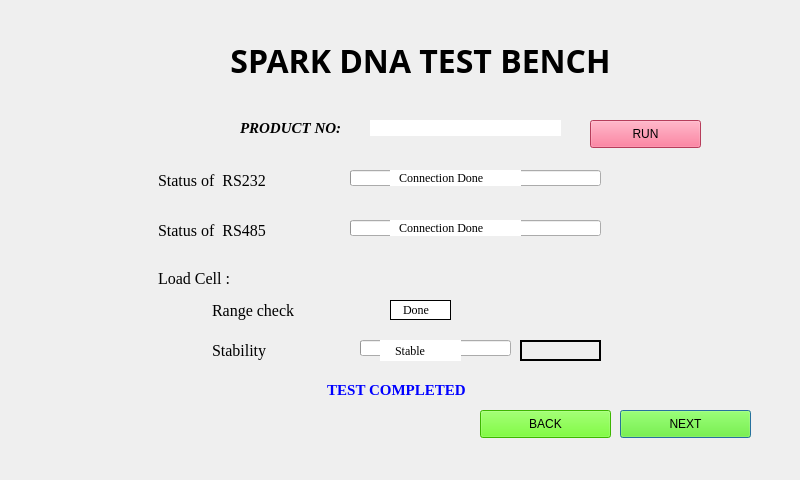
<?xml version="1.0" encoding="UTF-8"?>
<ui version="4.0">
 <class>Dialog</class>
 <widget class="QDialog" name="Dialog">
  <property name="geometry">
   <rect>
    <x>0</x>
    <y>0</y>
    <width>800</width>
    <height>480</height>
   </rect>
  </property>
  <property name="windowTitle">
   <string>Dialog</string>
  </property>
  <property name="styleSheet">
   <string notr="true"/>
  </property>
  <widget class="QLabel" name="label">
   <property name="geometry">
    <rect>
     <x>160</x>
     <y>30</y>
     <width>521</width>
     <height>61</height>
    </rect>
   </property>
   <property name="font">
    <font>
     <family>Microsoft JhengHei</family>
     <pointsize>24</pointsize>
     <weight>75</weight>
     <bold>true</bold>
    </font>
   </property>
   <property name="text">
    <string>SPARK DNA TEST BENCH</string>
   </property>
   <property name="alignment">
    <set>Qt::AlignCenter</set>
   </property>
  </widget>
  <widget class="QPushButton" name="thirdnextbutton">
   <property name="geometry">
    <rect>
     <x>620</x>
     <y>410</y>
     <width>131</width>
     <height>28</height>
    </rect>
   </property>
   <property name="autoFillBackground">
    <bool>false</bool>
   </property>
   <property name="styleSheet">
    <string notr="true">background-color: rgb(85, 255, 0);</string>
   </property>
   <property name="text">
    <string>NEXT</string>
   </property>
   <property name="checkable">
    <bool>false</bool>
   </property>
  </widget>
  <widget class="QPushButton" name="backbutton">
   <property name="geometry">
    <rect>
     <x>480</x>
     <y>410</y>
     <width>131</width>
     <height>28</height>
    </rect>
   </property>
   <property name="autoFillBackground">
    <bool>false</bool>
   </property>
   <property name="styleSheet">
    <string notr="true">background-color: rgb(85, 255, 0);</string>
   </property>
   <property name="text">
    <string>BACK</string>
   </property>
   <property name="checkable">
    <bool>false</bool>
   </property>
  </widget>
  <widget class="QPushButton" name="runbutton">
   <property name="geometry">
    <rect>
     <x>590</x>
     <y>120</y>
     <width>111</width>
     <height>28</height>
    </rect>
   </property>
   <property name="styleSheet">
    <string notr="true">background-color: rgb(255, 85, 127);</string>
   </property>
   <property name="text">
    <string>RUN</string>
   </property>
  </widget>
  <widget class="QProgressBar" name="rs232progressBar">
   <property name="geometry">
    <rect>
     <x>350</x>
     <y>170</y>
     <width>251</width>
     <height>16</height>
    </rect>
   </property>
   <property name="value">
    <number>0</number>
   </property>
  </widget>
  <widget class="QLabel" name="label_2">
   <property name="geometry">
    <rect>
     <x>130</x>
     <y>170</y>
     <width>171</width>
     <height>20</height>
    </rect>
   </property>
   <property name="font">
    <font>
     <family>Times New Roman</family>
     <pointsize>12</pointsize>
    </font>
   </property>
   <property name="styleSheet">
    <string notr="true"/>
   </property>
   <property name="text">
    <string>       Status of  RS232</string>
   </property>
  </widget>
  <widget class="QLabel" name="label_3">
   <property name="geometry">
    <rect>
     <x>130</x>
     <y>220</y>
     <width>171</width>
     <height>20</height>
    </rect>
   </property>
   <property name="font">
    <font>
     <family>Times New Roman</family>
     <pointsize>12</pointsize>
    </font>
   </property>
   <property name="cursor">
    <cursorShape>IBeamCursor</cursorShape>
   </property>
   <property name="styleSheet">
    <string notr="true"/>
   </property>
   <property name="text">
    <string>       Status of  RS485</string>
   </property>
  </widget>
  <widget class="QProgressBar" name="rs485progressBar">
   <property name="geometry">
    <rect>
     <x>350</x>
     <y>220</y>
     <width>251</width>
     <height>16</height>
    </rect>
   </property>
   <property name="value">
    <number>0</number>
   </property>
  </widget>
  <widget class="QLabel" name="resultlabel">
   <property name="geometry">
    <rect>
     <x>390</x>
     <y>300</y>
     <width>61</width>
     <height>20</height>
    </rect>
   </property>
   <property name="font">
    <font>
     <family>Times New Roman</family>
     <pointsize>9</pointsize>
    </font>
   </property>
   <property name="styleSheet">
    <string notr="true">background-color: rgb(255, 255, 255);</string>
   </property>
   <property name="frameShape">
    <enum>QFrame::Box</enum>
   </property>
   <property name="text">
    <string>   Done</string>
   </property>
  </widget>
  <widget class="QLabel" name="rs232complelabel">
   <property name="geometry">
    <rect>
     <x>390</x>
     <y>170</y>
     <width>131</width>
     <height>16</height>
    </rect>
   </property>
   <property name="font">
    <font>
     <family>Times New Roman</family>
     <pointsize>9</pointsize>
    </font>
   </property>
   <property name="styleSheet">
    <string notr="true">background-color: rgb(255, 255, 255);</string>
   </property>
   <property name="text">
    <string>   Connection Done</string>
   </property>
  </widget>
  <widget class="QLabel" name="rs485complelabel">
   <property name="geometry">
    <rect>
     <x>390</x>
     <y>220</y>
     <width>131</width>
     <height>16</height>
    </rect>
   </property>
   <property name="font">
    <font>
     <family>Times New Roman</family>
     <pointsize>9</pointsize>
    </font>
   </property>
   <property name="mouseTracking">
    <bool>false</bool>
   </property>
   <property name="styleSheet">
    <string notr="true">background-color: rgb(255, 255, 255);</string>
   </property>
   <property name="text">
    <string>   Connection Done</string>
   </property>
  </widget>
  <widget class="QProgressBar" name="stabilityprogressBar">
   <property name="geometry">
    <rect>
     <x>360</x>
     <y>340</y>
     <width>151</width>
     <height>16</height>
    </rect>
   </property>
   <property name="value">
    <number>0</number>
   </property>
  </widget>
  <widget class="QLabel" name="stablecomplelabel">
   <property name="geometry">
    <rect>
     <x>380</x>
     <y>340</y>
     <width>81</width>
     <height>21</height>
    </rect>
   </property>
   <property name="font">
    <font>
     <family>Times New Roman</family>
     <pointsize>9</pointsize>
    </font>
   </property>
   <property name="mouseTracking">
    <bool>false</bool>
   </property>
   <property name="styleSheet">
    <string notr="true">background-color: rgb(255, 255, 255);</string>
   </property>
   <property name="text">
    <string>     Stable</string>
   </property>
  </widget>
  <widget class="QLabel" name="label_4">
   <property name="geometry">
    <rect>
     <x>130</x>
     <y>270</y>
     <width>141</width>
     <height>16</height>
    </rect>
   </property>
   <property name="font">
    <font>
     <family>Times New Roman</family>
     <pointsize>12</pointsize>
    </font>
   </property>
   <property name="text">
    <string>       Load Cell :</string>
   </property>
  </widget>
  <widget class="QLabel" name="label_5">
   <property name="geometry">
    <rect>
     <x>200</x>
     <y>300</y>
     <width>121</width>
     <height>21</height>
    </rect>
   </property>
   <property name="font">
    <font>
     <family>Times New Roman</family>
     <pointsize>12</pointsize>
    </font>
   </property>
   <property name="text">
    <string>   Range check</string>
   </property>
  </widget>
  <widget class="QLabel" name="label_6">
   <property name="geometry">
    <rect>
     <x>200</x>
     <y>340</y>
     <width>111</width>
     <height>21</height>
    </rect>
   </property>
   <property name="font">
    <font>
     <family>Times New Roman</family>
     <pointsize>12</pointsize>
    </font>
   </property>
   <property name="text">
    <string>   Stability </string>
   </property>
  </widget>
  <widget class="QLabel" name="label_7">
   <property name="geometry">
    <rect>
     <x>240</x>
     <y>120</y>
     <width>131</width>
     <height>16</height>
    </rect>
   </property>
   <property name="font">
    <font>
     <family>Times New Roman</family>
     <pointsize>11</pointsize>
     <weight>75</weight>
     <italic>true</italic>
     <bold>true</bold>
    </font>
   </property>
   <property name="text">
    <string>PRODUCT NO:</string>
   </property>
  </widget>
  <widget class="QLabel" name="serialnumber">
   <property name="geometry">
    <rect>
     <x>400</x>
     <y>120</y>
     <width>141</width>
     <height>21</height>
    </rect>
   </property>
   <property name="font">
    <font>
     <family>Times New Roman</family>
     <pointsize>10</pointsize>
     <weight>75</weight>
     <italic>true</italic>
     <bold>true</bold>
    </font>
   </property>
   <property name="mouseTracking">
    <bool>false</bool>
   </property>
   <property name="styleSheet">
    <string notr="true"/>
   </property>
   <property name="text">
    <string/>
   </property>
  </widget>
  <widget class="QLabel" name="productlineEdit">
   <property name="geometry">
    <rect>
     <x>370</x>
     <y>120</y>
     <width>191</width>
     <height>16</height>
    </rect>
   </property>
   <property name="styleSheet">
    <string notr="true">background-color: rgb(255, 255, 255);</string>
   </property>
   <property name="text">
    <string/>
   </property>
  </widget>
  <widget class="QLabel" name="testinprogresslabel">
   <property name="geometry">
    <rect>
     <x>320</x>
     <y>380</y>
     <width>301</width>
     <height>20</height>
    </rect>
   </property>
   <property name="font">
    <font>
     <family>Times New Roman</family>
     <pointsize>11</pointsize>
     <weight>75</weight>
     <bold>true</bold>
    </font>
   </property>
   <property name="styleSheet">
    <string notr="true">color: rgb(0, 0, 255);</string>
   </property>
   <property name="text">
    <string>  TEST COMPLETED</string>
   </property>
  </widget>
  <widget class="QLabel" name="stablevaluelabel">
   <property name="geometry">
    <rect>
     <x>520</x>
     <y>340</y>
     <width>81</width>
     <height>21</height>
    </rect>
   </property>
   <property name="styleSheet">
    <string notr="true">border-color: rgb(0, 0, 0);
border: 2px solid black;</string>
   </property>
   <property name="text">
    <string/>
   </property>
  </widget>
  <zorder>label</zorder>
  <zorder>thirdnextbutton</zorder>
  <zorder>backbutton</zorder>
  <zorder>runbutton</zorder>
  <zorder>rs232progressBar</zorder>
  <zorder>label_2</zorder>
  <zorder>label_3</zorder>
  <zorder>rs485progressBar</zorder>
  <zorder>resultlabel</zorder>
  <zorder>rs232complelabel</zorder>
  <zorder>rs485complelabel</zorder>
  <zorder>label_4</zorder>
  <zorder>label_5</zorder>
  <zorder>label_6</zorder>
  <zorder>label_7</zorder>
  <zorder>serialnumber</zorder>
  <zorder>productlineEdit</zorder>
  <zorder>testinprogresslabel</zorder>
  <zorder>stabilityprogressBar</zorder>
  <zorder>stablecomplelabel</zorder>
  <zorder>stablevaluelabel</zorder>
 </widget>
 <resources>
  <include location="download.qrc"/>
  <include location="hmi2.qrc"/>
  <include location="hmi.qrc"/>
 </resources>
 <connections/>
 <designerdata>
  <property name="gridDeltaX">
   <number>10</number>
  </property>
  <property name="gridDeltaY">
   <number>10</number>
  </property>
  <property name="gridSnapX">
   <bool>true</bool>
  </property>
  <property name="gridSnapY">
   <bool>true</bool>
  </property>
  <property name="gridVisible">
   <bool>true</bool>
  </property>
 </designerdata>
</ui>
